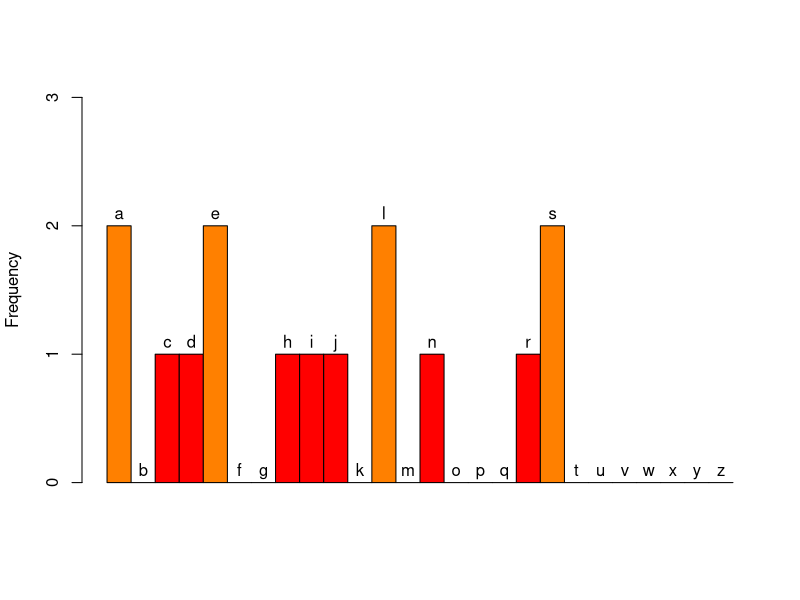

Write the R code that produced this figure.
## ---- chunk 1
charvToIntv <- function(charv) {
    intv <- integer()
    for (i in 1:length(charv)) {
        if (length(intersect(charv[i], letters)) == 1) {
            intv <- c(intv, grep(charv[i], letters))
        }
    }
    intv
}
numOccurrences <- function(intv) {
    sapply(1:26, function(i) {sum(intv == i)})
}
palette <- heat.colors(3)
palette <- c("#000000FF", palette)           
intv <- charvToIntv(c("c","h","a","r","l","e","s","j","d","a","n","i","e","l","s"))
cols <- palette[numOccurrences(intv)+1]
hist(intv + 0.1, freq = TRUE, breaks = c(1:27), labels = letters, xaxt = "n", ylim = c(0,3), col = cols, main = "", xlab = "")
